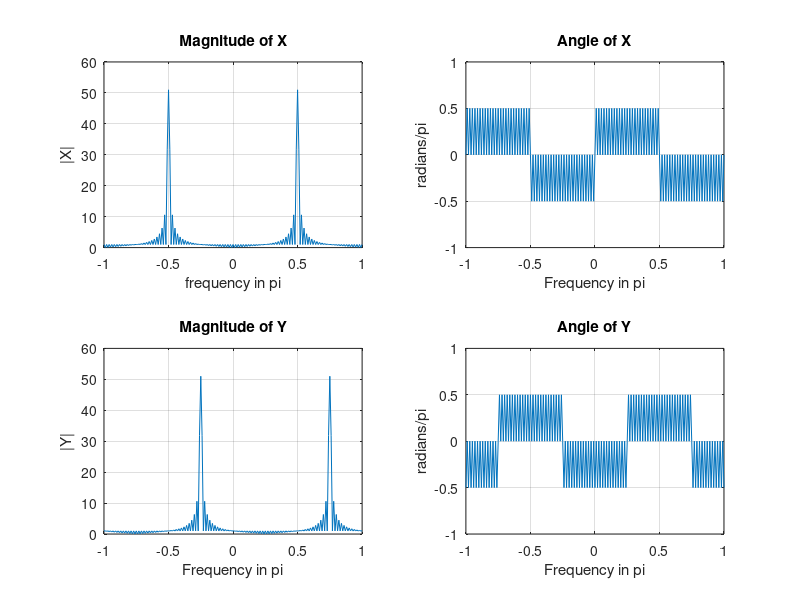

Recreate this plot in MATLAB.
% Alden Louis S. Lacandalo
% Homework 4
% Example 3.9

n = 0:100;
x = cos(pi*n/2);

k = -100:100;
w = (pi/100) * k; % frequency between -pi and pi
X = x * (exp(-1j*pi/100)).^(n'*k); % DTFT of x

y = exp(1j*pi*n/4).*x; % signal multiplied by exp(jpin/4)
Y = y * (exp(-1j*pi/100)).^(n'*k); % DTFT of y

% Plotting
subplot(2,2,1);plot(w/pi, abs(X));grid;
axis([-1, 1, 0, 60]);
xlabel('frequency in pi');
ylabel('|X|');
title('Magnitude of X');

subplot(2,2,2);plot(w/pi, angle(X)/pi);grid;
axis([-1, 1, -1, 1]);
xlabel('Frequency in pi');
ylabel('radians/pi');
title('Angle of X');

subplot(2,2,3);plot(w/pi, abs(Y));grid;
axis([-1, 1, 0, 60]);
xlabel('Frequency in pi');
ylabel('|Y|');
title('Magnitude of Y');

subplot(2,2,4);plot(w/pi, angle(Y)/pi);grid;
axis([-1, 1, -1, 1]);
xlabel('Frequency in pi');
ylabel('radians/pi');
title('Angle of Y');